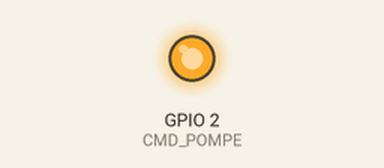
Recording of a sketch running on a simulated ESP32. Shown: output pins drawn as LEDs (lit = HIGH).

Above: at 0.1 s.
At 5.1 s:
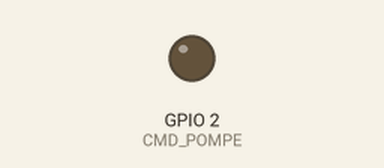
Timing chart, 0 to 6.6 s (numbered marks = the images above):
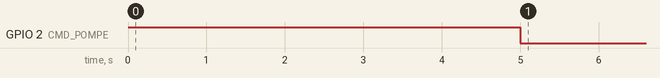

The sketch:

SPLASH.ino
```cpp
#include <Wire.h>
#include <Adafruit_Sensor.h>
#include <Adafruit_BME280.h>
#include <BH1750.h>

// Définir les pins SDA et SCL pour l'ESP32
#define SDA_PIN 21
#define SCL_PIN 22

// Adresse I2C du BME280 (0x76 ou 0x77 selon le modèle)
#define BME280_ADDRESS 0x76

// Pins du capteur de pluie, du niveau d'eau et de la commande de la pompe
#define RAIN_SENSOR_PIN 4
#define CMD_POMPE 2
#define NIV_EAU 15

Adafruit_BME280 bme;
BH1750 lightMeter;

// Variables pour stocker les valeurs des capteurs
float temperature = 0;
float pression = 0;
float humidite = 0;
float luminosite = 0;
float rainPercentage = 0;

// Variable pour suivre l'état de la pompe
bool pompeActive = false;

void setup() {
  Serial.begin(115200);

  // Initialiser le bus I2C sur les pins spécifiés
  Wire.begin(SDA_PIN, SCL_PIN);

  // Configurer le capteur de pluie, le capteur de niveau d'eau, et la pompe
  pinMode(RAIN_SENSOR_PIN, INPUT);
  pinMode(NIV_EAU, INPUT);
  pinMode(CMD_POMPE, OUTPUT);

  /*

  // Vérifier la connexion au capteur BME280
  if (!bme.begin(BME280_ADDRESS)) {
    Serial.println("Erreur : BME280 non détecté !");
    while (1);
  } else {
    Serial.println("BME280 détecté avec succès.");
  }

  // Initialiser le capteur de luminosité BH1750
  if (!lightMeter.begin(BH1750::CONTINUOUS_HIGH_RES_MODE)) {
    Serial.println("Erreur : BH1750 non détecté !");
    while (1);
  } else {
    Serial.println("BH1750 détecté avec succès.");
  }

  // Créer les tâches sur les cœurs 0 et 1
  xTaskCreatePinnedToCore(taskSensorReadings, "TaskSensorReadings", 10000, NULL, 1, NULL, 0);
  xTaskCreatePinnedToCore(taskPumpControl, "TaskPumpControl", 10000, NULL, 1, NULL, 1);
}

void loop() {
  // La boucle principale reste vide car nous utilisons FreeRTOS pour gérer les tâches
}

// Tâche pour lire les valeurs des capteurs (BME280, BH1750, capteur de pluie) sur le cœur 0
void taskSensorReadings(void * parameter) {
  for (;;) {
    // Lire les valeurs du capteur BME280
    temperature = bme.readTemperature();
    pression = bme.readPressure() / 100.0F;  // Conversion en hPa
    humidite = bme.readHumidity();

    // Lire la valeur analogique du capteur de pluie et convertir en pourcentage
    int rainAnalogValue = analogRead(RAIN_SENSOR_PIN);
    rainPercentage = ((4095 - rainAnalogValue) / 4095.0) * 100;

    // Lire la luminosité du capteur BH1750
    luminosite = lightMeter.readLightLevel();

    // Afficher les valeurs des capteurs
    Serial.print("Température : ");
    Serial.print(temperature);
    Serial.println(" °C");

    Serial.print("Pression : ");
    Serial.print(pression);
    Serial.println(" hPa");

    Serial.print("Humidité : ");
    Serial.print(humidite);
    Serial.println(" %");

    Serial.print("Pourcentage de détection de pluie : ");
    Serial.print(rainPercentage);
    Serial.println(" %");

    Serial.print("Luminosité : ");
    Serial.print(luminosite);
    Serial.println(" lux");

    delay(2000); // Pause de 2 secondes avant la prochaine lecture
  }
}

// Tâche pour vérifier le niveau d'eau et activer/désactiver la pompe sur le cœur 1
void taskPumpControl(void * parameter) {
  for (;;) {
    int waterLevel = digitalRead(NIV_EAU);

    // Vérifier si l'état de la pompe doit être modifié
    if (waterLevel == HIGH && !pompeActive) { // Activer la pompe si le niveau d'eau est élevé et la pompe est inactive
      digitalWrite(CMD_POMPE, HIGH);  // Activer la pompe
      pompeActive = true;
      Serial.println("Niveau d'eau élevé : Pompe activée.");
    } else if (waterLevel == LOW && pompeActive) { // Désactiver la pompe si le niveau d'eau est bas et la pompe est active
      digitalWrite(CMD_POMPE, LOW);  // Désactiver la pompe
      pompeActive = false;
      Serial.println("Niveau d'eau bas : Pompe désactivée.");
    }

    delay(500); // Vérifier le niveau d'eau toutes les 500 ms
  }*/

        digitalWrite(CMD_POMPE, HIGH);  // Activer la pompe
        delay(5000);
        digitalWrite(CMD_POMPE, LOW);
}
```
